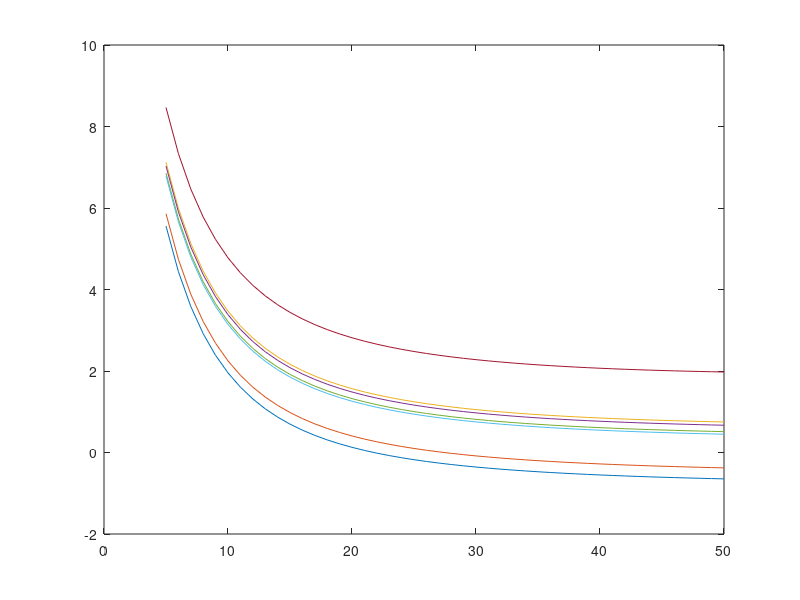

This figure's MATLAB source: (Note: this script raises an error after producing the figure.)
clc
close all
clear

save_T = false;
%% reverb time and absorption of concert hall
% Mepfit Room  
% All tables are for the octave bands from 63 Hz to 4 kHz
f_oct = [63 125 250 500 1000 2000 4000];
c = 340;                                            % speed of sound

if save_T == false
    load T_max.mat;
end
%%

abs_occ = [0.6 0.62 0.72 0.78 0.81 0.84 0.85];        % absorption coeff seated
abs_empty = [0.54 0.58 0.68 0.74 0.77 0.78 0.80];      % absorption coeff empty
att_coeff = [0 0 0 0.001 0.002 0.004 0.0086];         % attanuation coeff

abs_absorber = [0.7 0.7	0.95 0.95 0.95 0.9 0.9];      % absorption coeff of absorber (example)
abs_absorber_low = [0.7 0.75 0.85 0.4 0.2 0.1 0.1];    % absorption coeff of low freq absorber
abs_wood = [0.15 0.15 0.11 0.10 0.07 0.06 0.07];
abs_glass = [0.2 0.18 0.06 0.04 0.05 0.02 0.02];
abs_brick = [0.03 0.03 0.03 0.03 0.04 0.05 0.07];
abs_stone = [0.01 0.01 0.01 0.015 0.02 0.02 0.02];

%%
% things you should adjust
V = 21000;                                          % Volume of concert hall
S_peraudiencemember = 0.5*0.55;                     % area per seat
S_absorber = 200;                                   % area of normal absorbers
S_absorber_low = 130;                               % area of low frequency absorbers

% 0/100 for high T_60
% 200/130 for low T_60

S_audience = 2300 * S_peraudiencemember;            % area of whole audience
S_concerthall_wall = 5850;
S_window = 117.6;

A_concerthall_wall = abs_wood*S_concerthall_wall;
A_absorber = - S_absorber * log(1-abs_absorber);    % eq. absorption area of absorbers
A_absorber_low = - S_absorber_low * log(1-abs_absorber_low);
A_glass = abs_glass*S_window;
A_occ = - S_audience*log(1-abs_occ);                % eq. absorption area of audience
A_empty = - S_audience*log(1-abs_empty);            % eq. absorption area of seats

A_total_occ = A_concerthall_wall + A_absorber + A_absorber_low + A_glass + A_occ; 
A_total_empty = A_concerthall_wall + A_absorber + A_absorber_low + A_glass + A_empty; 

% reverb time when seated and empty
T_60_calc_occ = 24*log(10)*V./(c*(4*att_coeff*V + A_total_occ));
T_60_calc_empty = 24*log(10)*V./(c*(4*att_coeff*V + A_total_empty));

%% clarity
r = 5:1:50;       % distance

E_direct = zeros(1,length(r));
E_direct(:) = 100./r.^2;

E_early_empty = zeros(length(T_60_calc_empty), length(r));
E_late_empty = zeros(length(T_60_calc_empty), length(r));
C_80_empty = zeros(length(T_60_calc_empty), length(r));     % clarity when emtpy

E_early_occ = zeros(length(T_60_calc_occ), length(r));
E_late_occ = zeros(length(T_60_calc_occ), length(r));
C_80_occ = zeros(length(T_60_calc_occ), length(r));         % clarity when fully seated

for i = 1:length(T_60_calc_empty)

    E_early_empty(i,:) = (31200*T_60_calc_empty(i)/V)*exp(-0.04.*r./T_60_calc_empty(i))*(1-exp(-1.11/T_60_calc_empty(i)));
    E_late_empty(i,:) = (31200*T_60_calc_empty(i)/V)*exp(-0.04.*r./T_60_calc_empty(i))*exp(-1.11/T_60_calc_empty(i));
    C_80_empty(i,:) = 10*log10((E_direct+E_early_empty(i,:))./E_late_empty(i,:));

    E_early_occ(i,:) = (31200*T_60_calc_occ(i)/V)*exp(-0.04.*r./T_60_calc_occ(i))*(1-exp(-1.11/T_60_calc_occ(i)));
    E_late_occ(i,:) = (31200*T_60_calc_occ(i)/V)*exp(-0.04.*r./T_60_calc_occ(i))*exp(-1.11/T_60_calc_occ(i));
    C_80_occ(i,:) = 10*log10((E_direct+E_early_empty(i,:))./E_late_empty(i,:));
end

%% strength

A = 0.163*V./T_60_calc_occ;             % equivilant absorption area
Q = 1;                                  % directivity
delta = 6.91./T_60_calc_empty;          % decay
ref = Q/(4*pi*10^2);                    % reference
dir = Q./(4*pi*r.^2);                   % direct component

diff = zeros(length(A), length(r));     % diffuse component
G = zeros(length(A), length(r));

for i = 1:length(A)
    diff(i,:) = 4./A(i) * exp(-2*delta(i)*r./c);
    G(i,:) = 10*log10((dir + diff(i,:))./ref);  % Strength for all six octave bands
end

%% rehersal room

% things you should adjust 
S_absorber_rehersal = 70;
S_absorber_low_rehersal = 20; 

n_person = 1:50;                             % number of people in rehersal room
V_rehersal = 1190;                       % Volume of rehersal room
S_wall = 538;         % area of the walls, floor and ceiling in rehersal room
% end

A_absorber_rehersal = - S_absorber_rehersal * log(1-abs_absorber);
A_absorber_rehersal_low = - S_absorber_low_rehersal * log(1-abs_absorber_low);
A_person = [0.02 0.05 0.16 0.25 0.58 0.86 1.03]; % eq. absorption area per person
A_wall = S_wall*abs_wood;                   % eq. absorption area of walls


% reverberation time of rehersal room
T_60_rehersal = zeros(length(n_person), length(A_wall));
for i = n_person
    T_60_rehersal(i,:) = 0.163*V_rehersal./(n_person(i)*A_person + A_wall + A_absorber_rehersal_low + A_absorber_rehersal);
end

%% lobby

V_lobby1 = 6275;
S_ceiling_L1 = 880;
S_walls_L1 = 780;
S_floor_L1 = 1255;
S_window_L1 = 125;
S_absorber_L1 = 50;
S_absorber_low_L1 = 250;

V_lobby2 = 4500;
S_ceiling_L2 = 1090;
S_walls_L2 = 680;
S_floor_L2 = 900;
S_window_L2 = 125;
S_absorber_L2 = 50;
S_absorber_low_L2 = 150;


A_ceiling_L1 = S_ceiling_L1*abs_wood;
A_walls_L1 = S_walls_L1*abs_brick;
A_floor_L1 = S_floor_L1*abs_stone;
A_window_L1 = S_window_L1*abs_glass;
A_absorber_L1 = - S_absorber_L1 * log(1-abs_absorber);
A_absorber_low_L1 = - S_absorber_low_L1 * log(1-abs_absorber);
A_total_L1 = A_ceiling_L1 + A_walls_L1 + A_floor_L1 + A_window_L1 + A_absorber_L1 + A_absorber_low_L1;

A_ceiling_L2 = S_ceiling_L2*abs_wood;
A_walls_L2 = S_walls_L2*abs_brick;
A_floor_L2 = S_floor_L2*abs_stone;
A_window_L2 = S_window_L2*abs_glass;
A_absorber_L2 = - S_absorber_L2 * log(1-abs_absorber);
A_absorber_low_L2 = - S_absorber_low_L2 * log(1-abs_absorber);
A_total_L2 = A_ceiling_L2 + A_walls_L2 + A_floor_L2 + A_window_L2 + A_absorber_L2 + A_absorber_low_L2;

T_60_Lobby1 = 24*log(10)*V_lobby1./(c*(4*att_coeff*V_lobby1 + A_total_L1));
T_60_Lobby2 = 24*log(10)*V_lobby2./(c*(4*att_coeff*V_lobby2 + A_total_L2));

%% MEPFIT
V_mepfit = 2.7*25*5 + 11*23*5 + 28*16*5;
S_mepfit = 2*(2.7*25 + 11*23 + 28*16) + 2*(25+23+28)*5;

A_mepfit = S_mepfit*abs_wood;
%% plots

% clarity
figure
plot(r, C_80_occ)
hold on
thickenall_big;
grid on
xlabel('Distance r in m')
ylabel('Clarity C_{80} in dB')
legend('63', '125','250','500','1k','2k','4k')
xlim([0 35])
ylim([0 10])

%%
% strength
figure
plot(r, G)
thickenall_big;
grid on 
legend('63', '125','250','500','1k','2k','4k')
xlabel('Distance r in m')
ylabel('Strength G in dB')
xlim([0 35])
ylim([-5 15])

%%
% lobby
figure
semilogx(f_oct, T_60_Lobby1)
hold on
grid on
semilogx(f_oct, T_60_Lobby2)
thickenall_big;
xticks(f_oct);
xticklabels({'63','125', '250', '500', '1k', '2k', '4k'})
xlim([0 5000])
ylim([0 3])
xlabel('f in Hz')
ylabel('T_{60} in s')
legend('Lobby1','Lobby2')

%%
if save_T
    T_max = [T_60_calc_empty; T_60_calc_occ];
    save('T_max.mat','T_max');
    return;
end
%%
% T_60 in concert hall
fig_name = 'T_60_group7';
f = figure;
semilogx(f_oct, T_60_calc_empty,'--', color = '[0, 0.4470, 0.7410]')
hold on
semilogx(f_oct, T_60_calc_occ, color = '[0, 0.4470, 0.7410]')
semilogx(f_oct, T_max(1,:),'--', color = '[0.8500 0.3250 0.0980]')
semilogx(f_oct, T_max(2,:), color = '[0.8500 0.3250 0.0980]')
thickenall_big;
xticks(f_oct);
xticklabels({'63', '125', '250', '500', '1k', '2k', '4k'})
xlim([0 5000])
ylim([0 2.5])
xlabel('f in Hz')
ylabel('T_{60} in s')
%set(gcf, 'color', 'none');
%legend('empty','seated')
exportPlot(f,'Plots/', fig_name, true)
%%
% T_60 in rehersal room
figure
semilogx(f_oct, T_60_rehersal(1,:))
hold on
grid on
semilogx(f_oct, T_60_rehersal(25,:))
semilogx(f_oct, T_60_rehersal(50,:))
thickenall_big;
xticks(f_oct);
xticklabels({'63', '125', '250', '500', '1k', '2k', '4k'})
%xlim([0 5000])
ylim([0 3])
xlabel('f in Hz')
ylabel('T_{60} in s')
legend('1 Musician','25 Musicians', '50 Musicians')
